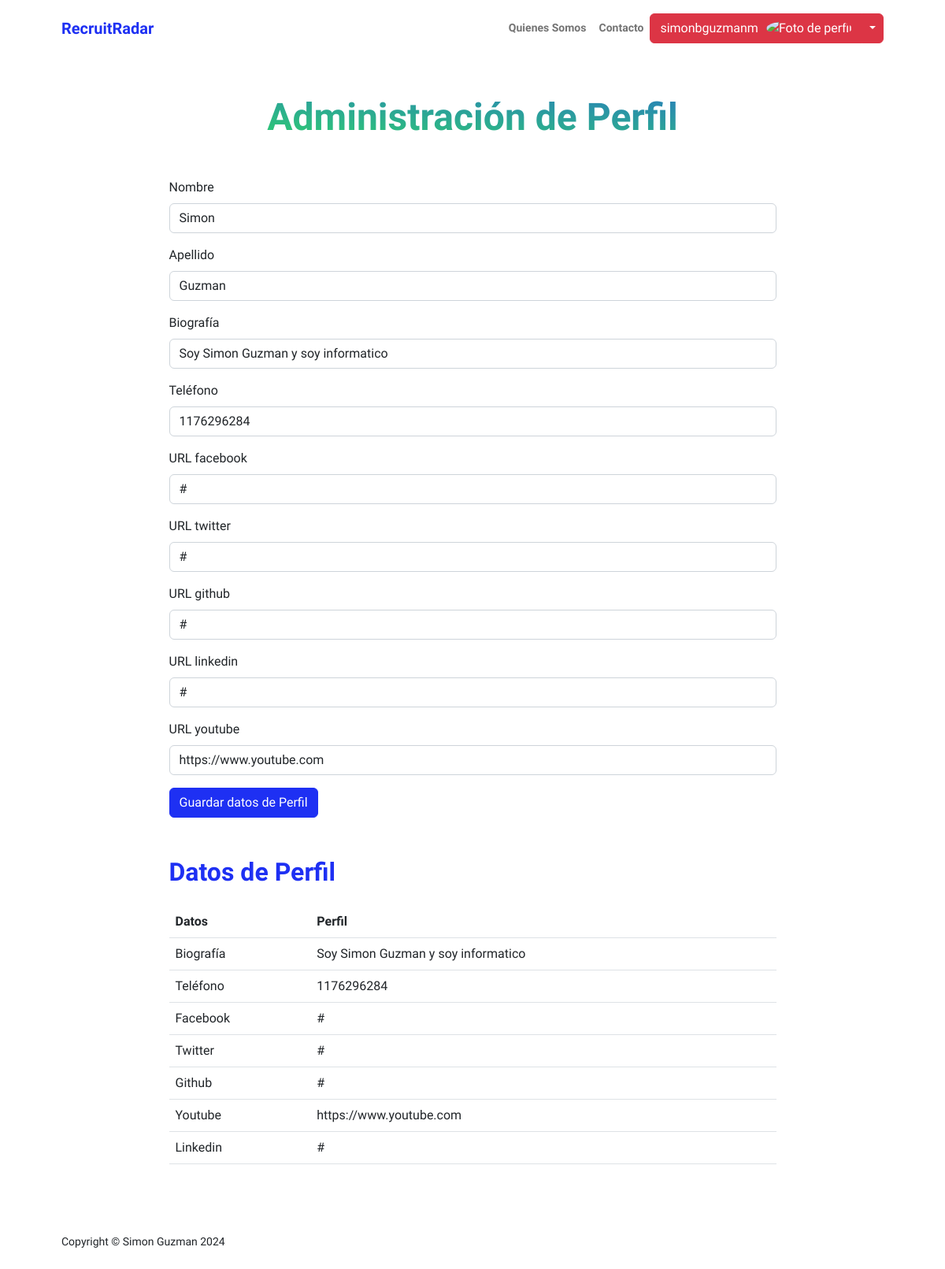
The app's page /appUsers/datos_personales (signed in), older data.
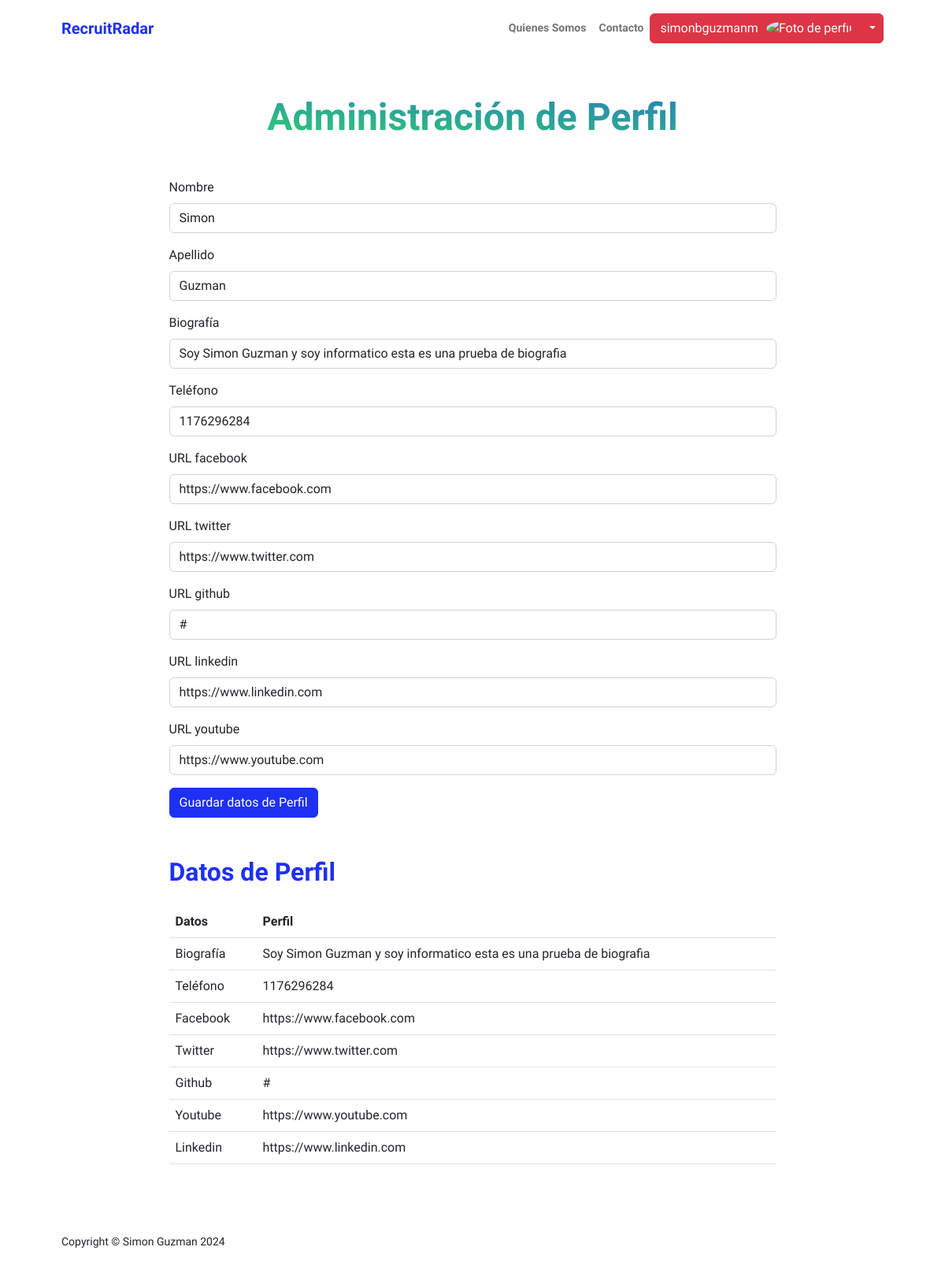
The same page, newer data.
### appUsers/models.py (models this page shows, shortened)
class DataUsuario(models.Model):
    user = models.OneToOneField(User, on_delete=models.CASCADE, null=True)
    nombre = models.CharField(max_length=100,null=True, blank = True)
    apellido = models.CharField(max_length=100,null=True, blank = True)
    bio = models.CharField(max_length=1000, null=True, blank = True)
    telefono = models.CharField(max_length=100, null=True, blank = True)
    url_twitter = models.CharField(max_length=100,null=True, blank = True)
    url_facebook = models.CharField(max_length=100, null=True, blank = True)
    url_github= models.CharField(max_length=100, null=True, blank = True)
    url_youtube = models.CharField(max_length=100, null=True, blank = True)
    url_linkedin = models.CharField(max_length=100, null=True, blank = True)

### appUsers/views.py (the view, shortened to what this page needs)
# urls.py: path('datos_personales',views.datos_personales,name="DatosPersonales"),
@login_required
def datos_personales(request):
    data_exists = DataUsuario.objects.filter(user=request.user).exists()
    if data_exists:
        data = DataUsuario.objects.get(user=request.user)
    if request.method == 'POST':
        miFormulario = DataUsuarioFormulario(request.POST)
        if miFormulario.is_valid():
            informacion = miFormulario.cleaned_data
            exp = DataUsuario.objects.get(user=request.user)
            exp.nombre = informacion['nombre']
            exp.apellido = informacion['apellido']
            exp.bio = informacion['bio']
            exp.telefono = informacion['telefono']
            exp.url_twitter = informacion['url_twitter']
            exp.url_facebook = informacion['url_facebook']
            exp.url_github = informacion['url_github']
            exp.url_youtube = informacion['url_youtube']
            exp.url_linkedin = informacion['url_linkedin']
            exp.save()
            miFormulario = DataUsuarioFormulario(initial={
            'nombre': informacion['nombre'],
            'apellido': informacion['apellido'],
            'bio': informacion['bio'],
            'telefono': informacion['telefono'],
            'url_twitter': informacion['url_twitter'],
            'url_facebook': informacion['url_facebook'],
            'url_github': informacion['url_github'],
            'url_youtube': informacion['url_youtube'],
            'url_linkedin': informacion['url_linkedin'],})
            data=DataUsuario.objects.get(user=request.user)
            return render(request,"AppUsers/datosPersonales.html",{"info":data,"miFormulario":miFormulario,"resp":"Datos guardados Correctamente","avatar":request.session.get('foto-avatar', 'none')})
    else:
       miFormulario = DataUsuarioFormulario(initial={
            'nombre': data.nombre,
            'apellido': data.apellido,
            'bio': data.bio,
            'telefono': data.telefono,
            'url_twitter': data.url_twitter,
            'url_facebook': data.url_facebook,
            'url_github': data.url_github,
            'url_youtube': data.url_youtube,
            'url_linkedin': data.url_linkedin,
        })
    return render(request,"AppUsers/datosPersonales.html",{"info":data,"miFormulario":miFormulario,"avatar":request.session.get('foto-avatar', 'none')})

### appUsers/templates/appUsers/datosPersonales.html (shortened to what the changed rows need)
{% extends "AppUsers/base.html" %}
{% load static %}
{% block datosDinamicos %}
<div class="container px-5 my-5">
    <div class="text-center mb-5">
        <h1 class="display-5 fw-bolder mb-0"><span class="text-gradient d-inline">Administración de Perfil</span></h1>
    </div>
    <div class="row gx-5 justify-content-center">
        <div class="col-lg-11 col-xl-9 col-xxl-8">
              <section style="margin-bottom: 50px;">
              <form action="" method="POST" class="mb-3">{% csrf_token %}
                <div class="mb-3">
                  <label for="{{ miFormulario.nombre.id_for_label }}" class="form-label">{{ miFormulario.nombre.label }}</label>
                  {{ miFormulario.nombre }}
                </div>
                <div class="mb-3">
                  <label for="{{ miFormulario.apellido.id_for_label }}" class="form-label">{{ miFormulario.apellido.label }}</label>
                  {{ miFormulario.apellido }}
                </div>
                <div class="mb-3">
                    <label for="{{ miFormulario.bio.id_for_label }}" class="form-label">{{ miFormulario.bio.label }}</label>
                    {{ miFormulario.bio }}
                  </div>
                  <div class="mb-3">
                    <label for="{{ miFormulario.telefono.id_for_label }}" class="form-label">{{ miFormulario.telefono.label }}</label>
                    {{ miFormulario.telefono }}
                </div>
                <div class="mb-3">
                    <label for="{{ miFormulario.url_facebook.id_for_label }}" class="form-label">{{ miFormulario.url_facebook.label }}</label>
                    {{ miFormulario.url_facebook }}
                </div>
                  <div class="mb-3">
                      <label for="{{ miFormulario.url_twitter.id_for_label }}" class="form-label">{{ miFormulario.url_twitter.label }}</label>
                      {{ miFormulario.url_twitter }}
                  </div>
                  <div class="mb-3">
                      <label for="{{ miFormulario.url_github.id_for_label }}" class="form-label">{{ miFormulario.url_github.label }}</label>
                      {{ miFormulario.url_github }}
                  </div>
                  <div class="mb-3">
                    <label for="{{ miFormulario.url_linkedin.id_for_label }}" class="form-label">{{ miFormulario.url_linkedin.label }}</label>
                    {{ miFormulario.url_linkedin }}
                </div>
                <div class="mb-3">
                  <label for="{{ miFormulario.url_youtube.id_for_label }}" class="form-label">{{ miFormulario.url_youtube.label }}</label>
                  {{ miFormulario.url_youtube }}
              </div>
              </form>
            </section>
            <section>
                <table class="table caption-top">
                    <div class="d-flex align-items-center justify-content-between mb-4">
                        <h2 class="text-primary fw-bolder mb-0">Datos de Perfil</h2>
                    </div>
                    <thead>
                      <tr>
                        <th scope="col">Datos</th>
                        <th scope="col">Perfil</th>
                      </tr>
                    </thead>
                    <tbody>
                      <tr>
                        <td>Biografía</td>
                        <td>{{info.bio}}</td>
                      </tr>
                      <tr>
                        <td>Teléfono</td>
                        <td>{{info.telefono}}</td>
                      </tr>
                      <tr>
                        <td>Facebook</td>
                        <td>{{info.url_facebook}}</td>
                      </tr>
                      <tr>
                        <td>Twitter</td>
                        <td>{{info.url_twitter}}</td>
                      </tr>
                      <tr>
                        <td>Github</td>
                        <td>{{info.url_github}}</td>
                      </tr>
                      <tr>
                        <td>Youtube</td>
                        <td>{{info.url_youtube}}</td>
                      </tr>
                      <tr>
                        <td>Linkedin</td>
                        <td>{{info.url_linkedin}}</td>
                      </tr>
                    </tbody>
                </table>
            </section>
        </div>
    </div>
</div>
{% endblock %}

Row changes from the older to the newer data that the page shows:
changed DataUsuario "https://www.youtube.com": bio "Soy Simon Guzman y soy informatico" → "Soy Simon Guzman y soy informatico esta es una prueba de biografia"; url_facebook "#" → "https://www.facebook.com"; url_twitter "#" → "https://www.twitter.com"; url_linkedin "#" → "https://www.linkedin.com"
